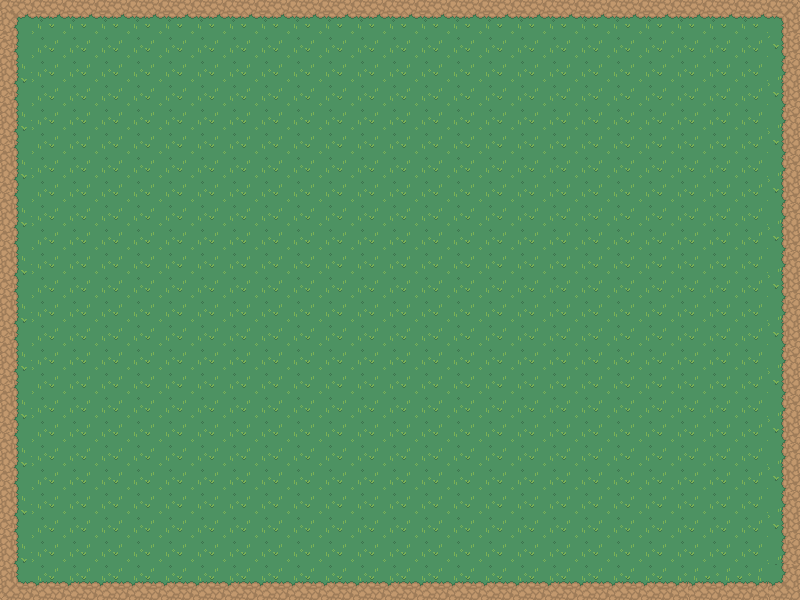

This game map was drawn from its Tiled (.tmx) file and the tilesets committed beside it. A one-line description and the trimmed map source follow:
An orthogonal 50x50 tile map with 16x12 px tiles, 2 tile layers (background, walls).

<map version="1.8" tiledversion="1.8.4" orientation="orthogonal" renderorder="right-down" width="50" height="50" tilewidth="16" tileheight="12" infinite="0" nextlayerid="3" nextobjectid="1">
 <tileset firstgid="1" source="nature.tsx" />
 <layer id="1" name="background" width="50" height="50">
  <data>[2500 cells, 2500 non-empty, 4 distinct tile ids]</data>
 </layer>
 <layer id="2" name="walls" width="50" height="50">
  <data>[2500 cells, 392 non-empty, 41 distinct tile ids]</data>
 </layer>
</map>
